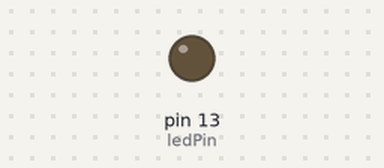
Recording of a sketch running on a simulated Arduino Uno, built with avr-gcc and run on an emulated ATmega328P. Shown: output pins drawn as LEDs (lit = HIGH).

Above: at 1.3 s.
At 10.7 s:
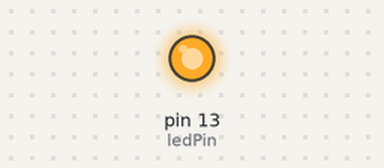
Timing chart, 0 to 11.4 s (numbered marks = the images above):
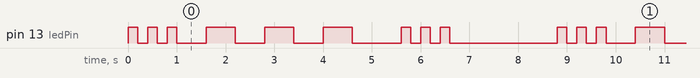

The sketch:

LEDpattern.ino
```cpp
//program to communicate info using LED
// create the variable
const int ledPin = 13;

void setup() {
  // put your setup code here, to run once:
  //CONFIGURE THE PIN TO BE AN OUTPUT PIN
  pinMode(ledPin, OUTPUT);
}
//create a function
//function to print dots
void dot() {
  digitalWrite(ledPin, HIGH);
  delay(200);
  digitalWrite(ledPin, LOW);
  delay(200);
}
//function to print dashes
void dash() {
  digitalWrite(ledPin, HIGH);
  delay(600);
  digitalWrite(ledPin, LOW);
  delay(600);
}
void loop() {
  // put your main code here, to run repeatedly:
  // print s
  dot();
  dot();
  dot();
  delay(400);

  //print o
  dash();
  dash();
  dash();
  delay(400);

  // print s
  dot();
  dot();
  dot();
  delay(2000);
}
```

Measured:
- by itself, pin 13 (ledPin): repeats every 8.8 s: 2 × (LOW 0.20 s, HIGH 0.20 s), 3 × (LOW 0.60 s, HIGH 0.60 s), LOW 1.0 s, 2 × (HIGH 0.20 s, LOW 0.20 s), HIGH 0.20 s, LOW 2.2 s, HIGH 0.20 s
- by itself, everything shown: repeats every 8.8 s, in 18 steps
